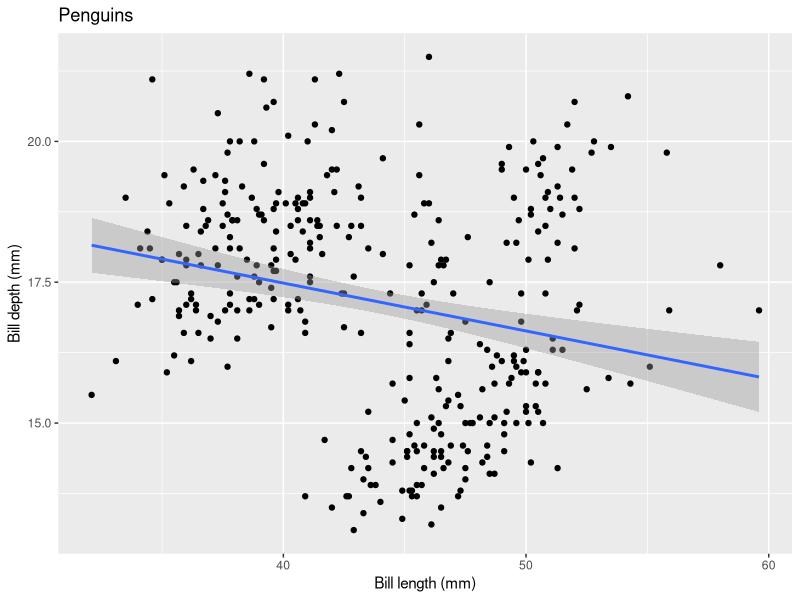
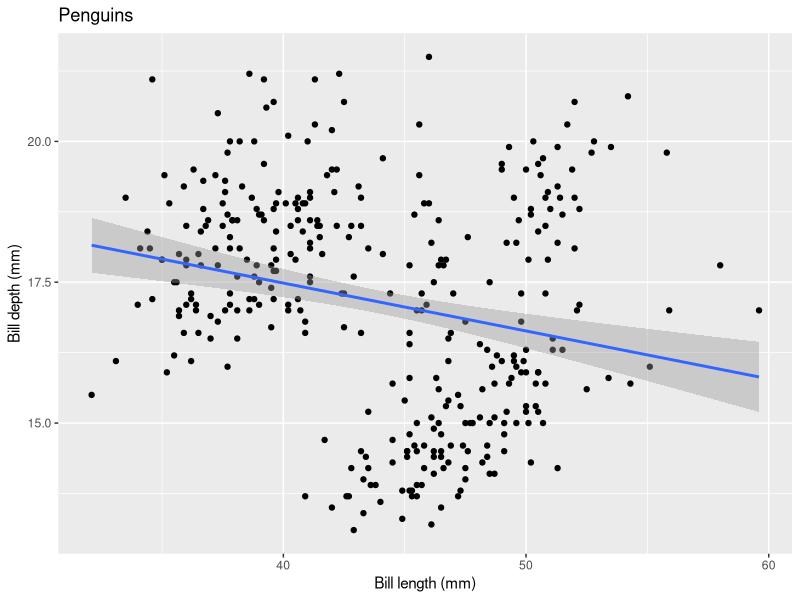
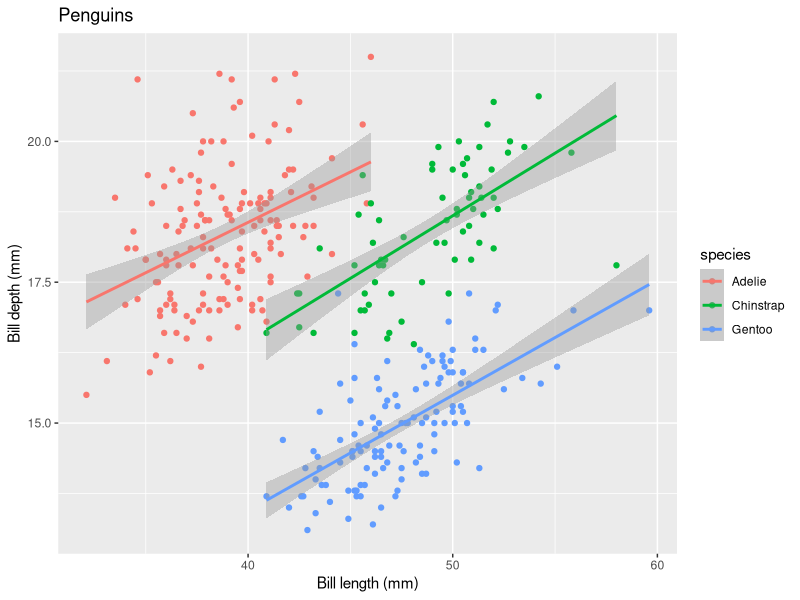
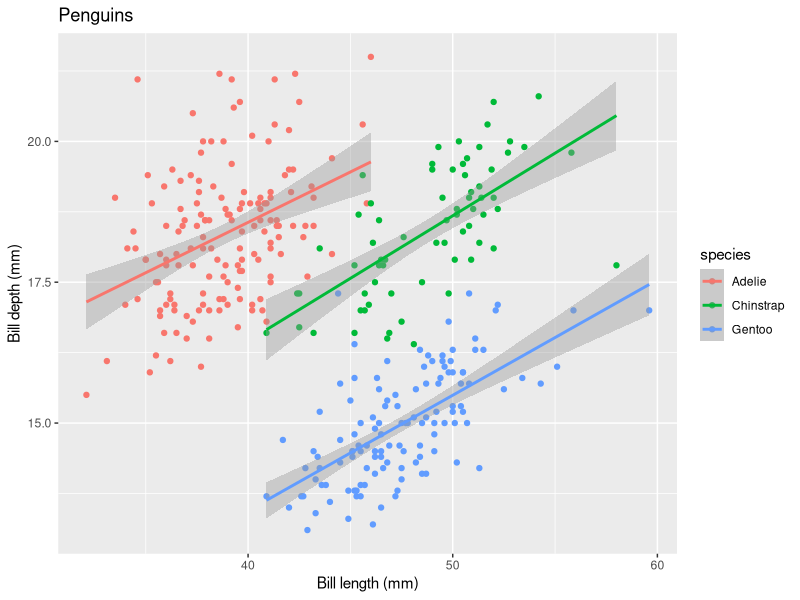
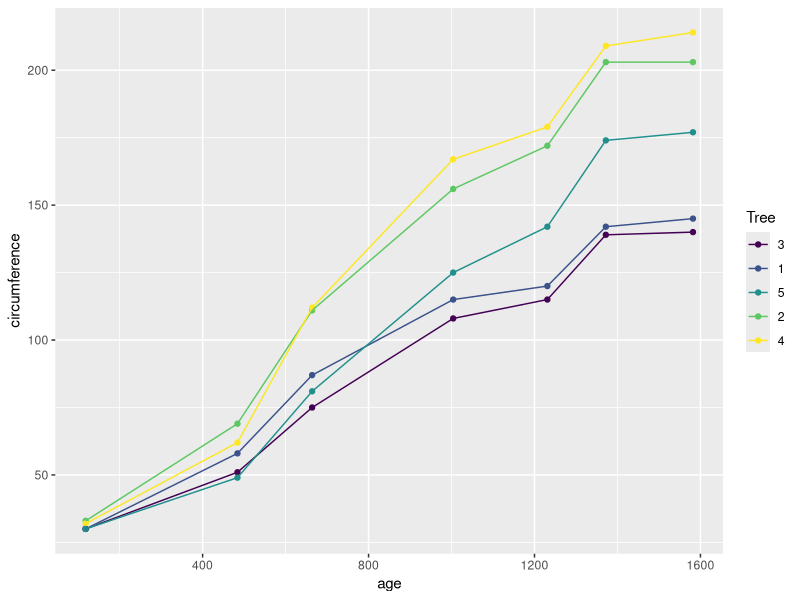
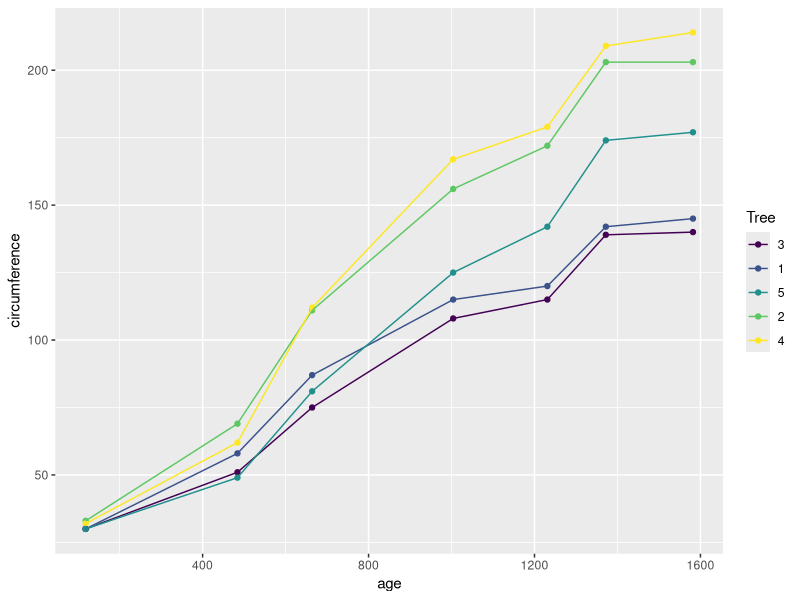
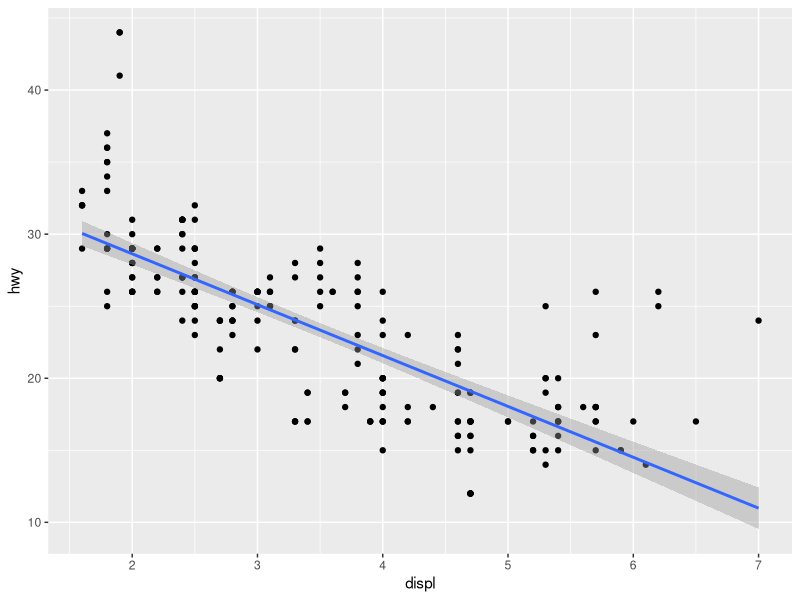
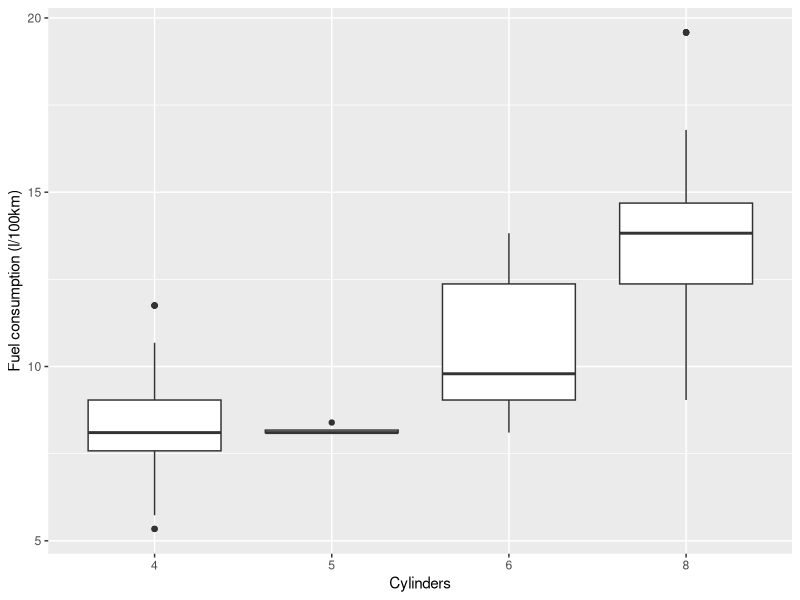

R code for these plots, in order:
## ---- chunk 1
#| warning: false
library(ggplot2)
library(palmerpenguins)

qplot(
    x=bill_length_mm,
    y=bill_depth_mm,
    data=penguins,
    geom=c("point", "smooth"),
    method="lm",
    formula="y ~ x",
    main="Penguins",
    xlab="Bill length (mm)",
    ylab="Bill depth (mm)"
)

ggplot(data=penguins, mapping=aes(x=bill_length_mm, y=bill_depth_mm)) +
    geom_point() +
    geom_smooth(method="lm", formula="y ~ x") +
    labs(title="Penguins", x="Bill length (mm)", y="Bill depth (mm)")
## ---- chunk 2
#| warning: false
qplot(
    x=bill_length_mm,
    y=bill_depth_mm,
    color=species,
    data=penguins,
    geom=c("point", "smooth"),
    method="lm",
    formula="y ~ x",
    main="Penguins",
    xlab="Bill length (mm)",
    ylab="Bill depth (mm)"
)

ggplot(
    data=penguins,
    mapping=aes(x=bill_length_mm, y=bill_depth_mm, color=species)
) +
    geom_point() +
    geom_smooth(method="lm", formula="y ~ x") +
    labs(title="Penguins", x="Bill length (mm)", y="Bill depth (mm)")
## ---- chunk 3
qplot(age, circumference, data=Orange, geom=c("point", "line"), color=Tree)

ggplot(Orange, aes(age, circumference, color=Tree)) + geom_point() + geom_line()
## ---- chunk 4
ggplot(mpg, aes(displ, hwy)) +
    geom_point() +
    geom_smooth(method="lm", formula="y ~ x")
## ---- chunk 5
mpg$l100km = 235 / mpg$hwy

qplot(
    factor(cyl),
    l100km,
    data=mpg,
    geom="boxplot",
    xlab="Cylinders",
    ylab="Fuel consumption (l/100km)"
)

ggplot(mpg, aes(factor(cyl), l100km)) +
    geom_boxplot() +
    xlab("Cylinders") +
    ylab("Fuel consumption (l/100km)")
## ---- chunk 6
ggplot(mpg, aes(displ, hwy)) +
    geom_jitter() +
    geom_smooth(method="lm", formula="y ~ x")

ggplot(mpg, aes(displ, hwy)) +
    geom_point(alpha=0.25) +
    geom_smooth(method="lm", formula="y ~ x")
## ---- chunk 7
library(tibble)

df = tibble(x=1:10, y=1:10)

ggplot(data=df, mapping=aes(x=x, y=y)) +
    geom_point(size=4) +
    geom_smooth(method="lm", formula="y ~ x")
## ---- chunk 8
ggplot(data=df, mapping=aes(x=x, y=y)) +
    geom_smooth(method="lm", formula="y ~ x") +
    geom_point(size=4)
